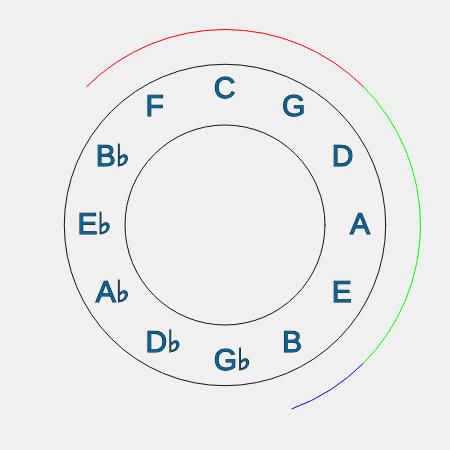
Frame 1 (no input)
Frame 60 (no input): identical to frame 1, image omitted
Frame 120 (the mouse pressed at the canvas centre since frame 60): identical to frame 1, image omitted

The p5.js sketch that drew this single still picture (run headless with seeded random() and noise() and a simulated clock; from frame 60 on, the mouse is pressed at the canvas centre):

// p5.js sketch
// ── sketch.js
var canvasSize = 450;
var canvas;
var backgroundColor = 240;

var circleOfFifths = new CircleOfFifths();
var tonicSelect;
var modeSelect;

function setup() {
  canvas = createCanvas(canvasSize, canvasSize);  
  centerCanvas();
  setupTonics(circleOfFifths.changeTonic);
  setupModes();
}

function setupTonics(callback){
  textAlign(CENTER);
  tonicSelect = createSelect();
  tonicSelect.position(10, 10);
  
  circleOfFifths.tonics.forEach(function(tonic){
    tonicSelect.option(tonic);
  });

  tonicSelect.changed(function(){
    circleOfFifths.currentTonic = tonicSelect.value();
  });
}

function setupModes(callback){
  textAlign(CENTER);
  modeSelect = createSelect();
  modeSelect.position(10, 40);

  circleOfFifths.modes.forEach(function(mode){
    modeSelect.option(mode);
  });

  modeSelect.changed(function(){
    circleOfFifths.currentMode = modeSelect.value();
  });
}

function draw() {
  background(backgroundColor);
  translate(width/2, height/2);
  
  //outer circle
  drawCircle(canvasSize/2.8);
  
  //inner circle
  drawCircle(canvasSize/4.5);
  
  //notes
  drawNotes();

  //draws major, minor, diminished arcs
  drawArcs();
}

function drawCircle(size){
  ellipseMode(RADIUS);
  stroke(20);
  noFill();
  ellipse(0, 0, size);
}

function drawArcs(){
  var arcSize = canvasSize/2.3;
  var startAngle = circleOfFifths.getArcPostStart() * 30 - 15;
  noFill();

  //major
  stroke(255, 0, 0);
  drawArc(toRadians(startAngle), toRadians(startAngle + 90), arcSize);

  //minor
  stroke(0, 255, 0);
  drawArc(toRadians(startAngle + 90), toRadians(startAngle + 180), arcSize);

  //diminished 
  stroke(0, 0, 255);
  drawArc(toRadians(startAngle + 180), toRadians(startAngle + 205), arcSize);
}

function drawArc(startAngle, endAngle, size){
  arc(0, 0, size, size, startAngle, endAngle);
}

function drawNotes(){
  textAlign(LEFT);
  var radius = canvasSize/3.3;
  
  textSize(canvasSize/15);
  fill(0, 102, 153);

  //Translate a little due to text offset
  translate(-canvasSize/40, canvasSize/50);

  var notes = circleOfFifths.getNotes();
  var currentAngle = 90;
  
  notes.forEach(function(note){
    var xCoordinate = Math.cos(toRadians(currentAngle)) * radius;
    var yCoordinate = -Math.sin(toRadians(currentAngle)) * radius;
    text(note, xCoordinate, yCoordinate);
    currentAngle -= 30;
  });

  //translate back!
  translate(canvasSize/40, -canvasSize/50);
}

function toRadians (angle) {
  return angle * (Math.PI / 180);
}

function centerCanvas() {
  var x = (windowWidth - width) / 2;
  var y = (windowHeight - height) / 2;
  canvas.position(x, y);
}

function windowResized() {
  centerCanvas();
}

// ── circleoffifths.js
function CircleOfFifths() {
	this.currentTonic = "C";
	this.currentMode = "Ionian (major)";

	this.tonics = ["C", "A"];
	this.modes = ["Ionian (major)"];
	
	this.tonicNotesMap = {
		"C" : ["C", "G", "D", "A", "E", "B", "G♭", "D♭", "A♭", "E♭", "B♭", "F"],
		"A" : ["C", "G", "D", "A", "E", "B", "F♯", "C♯", "G♯", "E♭", "B♭", "F"]
	}
	
	this.tonicToLydianPosition = {
		"C" : 9,
		"A" : 0
	}

	this.modeOffsetMap = {
		"Ionian (major)" : -1
	}

	this.getNotes = function(){
		return this.tonicNotesMap[this.currentTonic];
	}

	//used by the sketch to determine where to start drawing the major arc
	//index starts from 0 which is the rightmost note (A by default) of the circle and goes clockwise to 11
	this.getArcPostStart = function(){
		var position =  this.tonicToLydianPosition[this.currentTonic] + this.modeOffsetMap[this.currentMode];
		return position < 0 ? 12 + position : position;
	}
}
